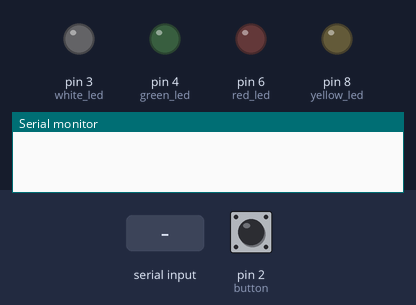
Bench run of a sketch on a simulated Arduino Uno, built with avr-gcc and run on an emulated ATmega328P. Parts: output pins drawn as LEDs (lit = HIGH), the last lines printed to the serial monitor. Inputs (shaded band) come from the test bench; at power-on: pin 2 (button) LOW.

Above: at 1.2 s.
1.3 s: "T" received over Serial
At 2.5 s:
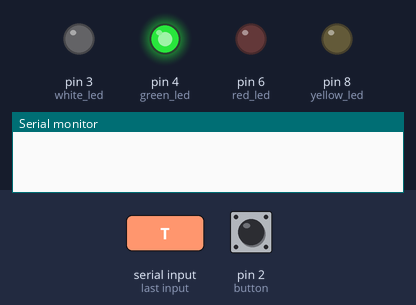
2.8 s: pin 2 (button) pulled HIGH for 0.15 s
At 3.6 s:
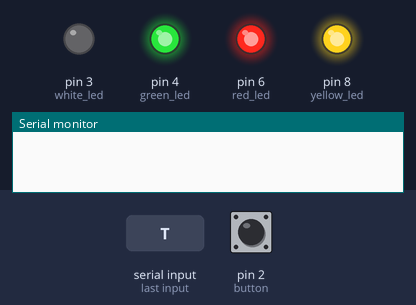
5.9 s: "1" received over Serial
At 7.8 s:
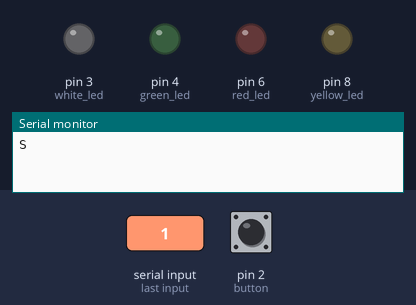
Timing chart, 0 to 9.3 s (numbered marks = the images above; inputs shaded):
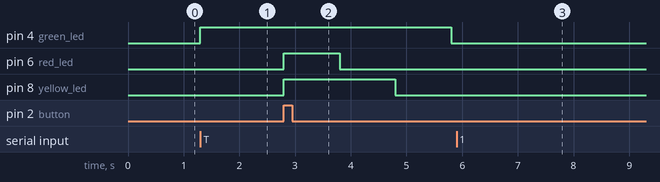

Measured:
- after the input at 1.3 s, pin 4 (green_led): LOW → HIGH at once
- after the input at 2.8 s, pin 4 (green_led): HIGH → LOW after 3.0 s; pin 6 (red_led): LOW → HIGH at once, → LOW 1.0 s later; pin 8 (yellow_led): LOW → HIGH at once, → LOW 2.0 s later
- after the input at 5.9 s, pin 4 (green_led): stays LOW (without the input it goes to HIGH after 2.4 s)

The sketch:

arduino.ino
```cpp
/*
 * Matthew Talebi
 * March 7, 2024
 * Photo booth lights and trigger.
 * Only will trigger when the face is detected and button is pressed
 */

char inChar;  // character we will use for messages from the RPi
int green_led = 4;
int red_led = 6;
int yellow_led = 8;
int white_led = 3;
int button = 2;

void setup() {
  Serial.begin(9600);
  pinMode(button, INPUT);
  pinMode(green_led, OUTPUT);
  pinMode(red_led, OUTPUT);
  pinMode(yellow_led, OUTPUT);
  pinMode(white_led, OUTPUT);
  digitalWrite(green_led, LOW);
  digitalWrite(red_led, LOW);
  digitalWrite(yellow_led, LOW);
}

void loop() {
    // read the character we recieve on the serial port from the RPi
    if(Serial.available()) {
      inChar = (char)Serial.read();
    }
    if(inChar == 'T') {
      digitalWrite(green_led, HIGH);
    } else {
      digitalWrite(green_led, LOW);
    }
    // Checks if the face is detected and button is pressed, counts down
    if(digitalRead(green_led) == HIGH && digitalRead(button) == HIGH) {
      digitalWrite(red_led, HIGH);
      digitalWrite(green_led, HIGH);
      digitalWrite(yellow_led, HIGH);
      delay(1000);
      digitalWrite(red_led, LOW);
      delay(1000);
      digitalWrite(yellow_led, LOW);
      delay(1000);
      digitalWrite(green_led, LOW);
      delay(1000);
      Serial.println("S");
      for (int i = 0; i <= 255; i++) {
        analogWrite(white_led, i);
        delay(1);
      }
      for (int i = 255; i >= 0; i--) {
        analogWrite(white_led, i);
        delay(1);
      }
      delay(1000);
      Serial.flush();
    }
}
```
